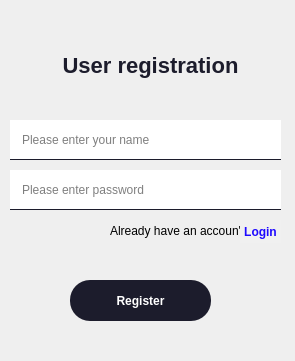
<?xml version="1.0" encoding="UTF-8"?>
<ui version="4.0">
 <class>Form</class>
 <widget class="QWidget" name="Form">
  <property name="geometry">
   <rect>
    <x>0</x>
    <y>0</y>
    <width>295</width>
    <height>361</height>
   </rect>
  </property>
  <property name="windowTitle">
   <string>Form</string>
  </property>
  <widget class="QLabel" name="label">
   <property name="geometry">
    <rect>
     <x>50</x>
     <y>40</y>
     <width>201</width>
     <height>51</height>
    </rect>
   </property>
   <property name="styleSheet">
    <string notr="true">QLabel{
	color:#1c1c2c;
	font: bold 22px;
}</string>
   </property>
   <property name="text">
    <string>User registration</string>
   </property>
   <property name="alignment">
    <set>Qt::AlignCenter</set>
   </property>
  </widget>
  <widget class="QLineEdit" name="lineEdit">
   <property name="geometry">
    <rect>
     <x>10</x>
     <y>120</y>
     <width>271</width>
     <height>40</height>
    </rect>
   </property>
   <property name="styleSheet">
    <string notr="true">QLineEdit{
	border-bottom:1px;
	border-style:solid;
	border-color:#1c1c2c;
	padding-left:10px;
}</string>
   </property>
   <property name="placeholderText">
    <string>Please enter your name</string>
   </property>
  </widget>
  <widget class="QLineEdit" name="lineEdit_2">
   <property name="geometry">
    <rect>
     <x>10</x>
     <y>170</y>
     <width>271</width>
     <height>40</height>
    </rect>
   </property>
   <property name="styleSheet">
    <string notr="true">QLineEdit{
	border-bottom:1px;
	border-style:solid;
	border-color:#1c1c2c;
	padding-left:10px;
}</string>
   </property>
   <property name="placeholderText">
    <string>Please enter password</string>
   </property>
  </widget>
  <widget class="QPushButton" name="pushButton">
   <property name="geometry">
    <rect>
     <x>70</x>
     <y>280</y>
     <width>141</width>
     <height>41</height>
    </rect>
   </property>
   <property name="styleSheet">
    <string notr="true">QPushButton{
	font:bold 12px;
	background-color:#1c1c2c;
	border-radius:20px;
	color:white;
}

QPushButton:hover{
	border-radius:5px;
	background:white;
	border:2px solid #1c1c2c;
	color:#1c1c2c;
}</string>
   </property>
   <property name="text">
    <string>Register</string>
   </property>
  </widget>
  <widget class="QLabel" name="label_2">
   <property name="geometry">
    <rect>
     <x>110</x>
     <y>220</y>
     <width>131</width>
     <height>21</height>
    </rect>
   </property>
   <property name="text">
    <string>Already have an accoun't ?</string>
   </property>
  </widget>
  <widget class="QPushButton" name="pushButton_2">
   <property name="geometry">
    <rect>
     <x>240</x>
     <y>220</y>
     <width>41</width>
     <height>23</height>
    </rect>
   </property>
   <property name="styleSheet">
    <string notr="true">QPushButton{
	background-color:rgb(240, 240, 240);
	border:none;
	font-weight:bold;
	color:rgb(29, 8, 255);
}

QPushButton:hover{
	text-decoration:underline;
}</string>
   </property>
   <property name="text">
    <string>Login</string>
   </property>
  </widget>
 </widget>
 <resources/>
 <connections/>
</ui>
